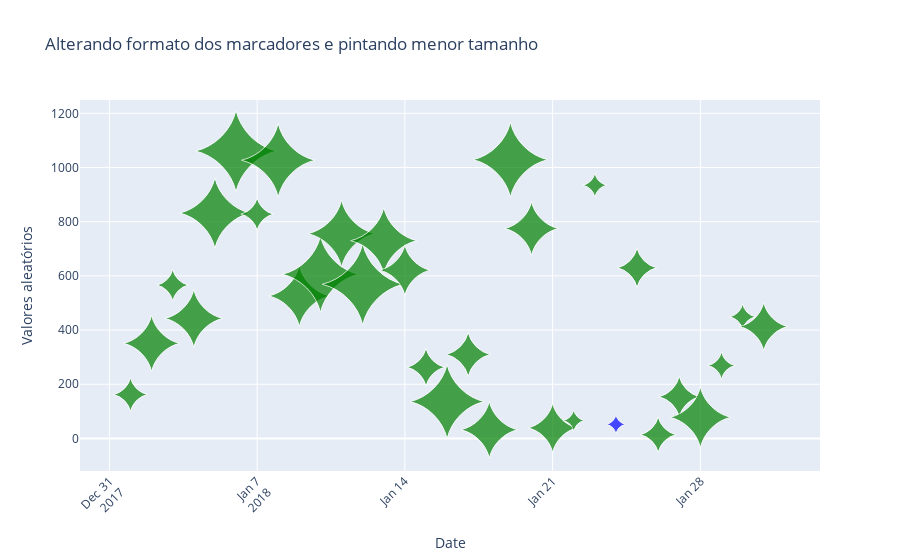

Here is the notebook cell this chart was saved with:
### Markdown cell above
##### Gráfico bubble pintando marcador com menor tamanho

### Code cell
#Filtrando janeiro de 2018 p/ não ficar mto poluído
df_plot = df[(df['Ano'] == 2018) & (df['Mês'] == 1)]

#Pintando bola com menor quantidade de eventos
iMenor_evento = 0
i = 0
while i < len(df_plot.valor_tamanho):
    if df_plot.valor_tamanho[i] < df_plot.valor_tamanho[iMenor_evento]:
        iMenor_evento = i
    i = i + 1

lista_cor = []

for i in range(len(df_plot.valor_tamanho)):
    if  df_plot.valor_tamanho[i] == df_plot.valor_tamanho[iMenor_evento]:
        lista_cor.append('blue')
    else: lista_cor.append('green')
        
fig = go.Figure(
    data=[
        go.Scatter(
            name="Bubble",
            x= df_plot.Date,
            y= df_plot.valor_loc,
            
            #bolinhas :)
            mode="markers",
            marker=dict(size=df_plot.valor_tamanho,
                        sizemode='area', #'diameter' or 'area'
                        
                        #Fórmula sugerida para definição do tamanho dos marcadores (bolas)
                        #sizeref= 2.*max(df_plot.valor_tamanho)/(50.**2), Default: 1
                        sizeref = 0.64,
                        #OBS: Definir 'sizeref' para um valor Menor que 1 diminui os tamanhos dos marcadores (bolas), 
                        #enquanto definir 'sizeref' para menos que 1, aumenta os tamanhos dos marcadores renderizados.
                        
                        sizemin=5), #Define o tamanho mínimo dos pontos do marcador. Tem efeito apenas se `marker.size` for definido como uma matriz numérica. 
                        marker_symbol = "star-diamond", #altera formato do marcador
                        xperiodalignment = 'start',
            marker_color=lista_cor, 
            #marker_size = df_plot.valor_tamanho,
            text = df_plot.valor_tamanho,
            #textposition="top center",
            #
        ),
    ],
    layout=go.Layout(
        title='Alterando formato dos marcadores e pintando menor tamanho',
        xaxis_title='Date',
        yaxis_title='Valores aleatórios'

        )
)
fig.update_layout(xaxis_tickangle=-45)
fig.show()

### Figure 1 — Plotly figure (JSON) as saved in the notebook; plotly's stock layout.template omitted (floating-point values rounded to 4 significant figures)
{"data": [{"marker": {"color": ["green", "green", "green", "green", "green", "green", "green", "green", "green", "green", "green", "green", "green", "green", "green", "green", "green", "green", "green", "green", "green", "green", "green", "blue", "green", "green", "green", "green", "green", "green", "green"], "size": [186, 518, 160, 547, 814, 1080, 173, 884, 610, 953, 736, 1077, 717, 420, 234, 902, 317, 527, 915, 471, 398, 75, 94, 60, 254, 207, 272, 604, 123, 110, 381], "sizemin": 5, "sizemode": "area", "sizeref": 0.64, "symbol": "star-diamond"}, "mode": "markers", "name": "Bubble", "text": [186, 518, 160, 547, 814, 1080, 173, 884, 610, 953, 736, 1077, 717, 420, 234, 902, 317, 527, 915, 471, 398, 75, 94, 60, 254, 207, 272, 604, 123, 110, 381], "type": "scatter", "x": ["2018-01-01", "2018-01-02", "2018-01-03", "2018-01-04", "2018-01-05", "2018-01-06", "2018-01-07", "2018-01-08", "2018-01-09", "2018-01-10", "2018-01-11", "2018-01-12", "2018-01-13", "2018-01-14", "2018-01-15", "2018-01-16", "2018-01-17", "2018-01-18", "2018-01-19", "2018-01-20", "2018-01-21", "2018-01-22", "2018-01-23", "2018-01-24", "2018-01-25", "2018-01-26", "2018-01-27", "2018-01-28", "2018-01-29", "2018-01-30", "2018-01-31"], "xperiodalignment": "start", "y": [162, 351, 566, 443, 832, 1061, 828, 1027, 526, 606, 756, 569, 730, 621, 263, 136, 310, 32, 1029, 775, 39, 66, 935, 52, 630, 14, 154, 78, 269, 449, 413]}], "layout": {"title": {"text": "Alterando formato dos marcadores e pintando menor tamanho"}, "xaxis": {"tickangle": -45, "title": {"text": "Date"}}, "yaxis": {"title": {"text": "Valores aleatórios"}}}}
